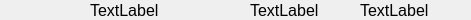
<?xml version="1.0" encoding="UTF-8"?>
<ui version="4.0">
 <class>MyListItem</class>
 <widget class="QWidget" name="MyListItem">
  <property name="geometry">
   <rect>
    <x>0</x>
    <y>0</y>
    <width>471</width>
    <height>20</height>
   </rect>
  </property>
  <property name="windowTitle">
   <string>Form</string>
  </property>
  <widget class="QLabel" name="nameLabel">
   <property name="geometry">
    <rect>
     <x>90</x>
     <y>0</y>
     <width>111</width>
     <height>20</height>
    </rect>
   </property>
   <property name="font">
    <font>
     <pointsize>12</pointsize>
    </font>
   </property>
   <property name="text">
    <string>TextLabel</string>
   </property>
  </widget>
  <widget class="QLabel" name="teacherLabel">
   <property name="geometry">
    <rect>
     <x>250</x>
     <y>0</y>
     <width>85</width>
     <height>20</height>
    </rect>
   </property>
   <property name="font">
    <font>
     <pointsize>12</pointsize>
    </font>
   </property>
   <property name="text">
    <string>TextLabel</string>
   </property>
  </widget>
  <widget class="QLabel" name="deadlineLabel">
   <property name="geometry">
    <rect>
     <x>360</x>
     <y>0</y>
     <width>111</width>
     <height>20</height>
    </rect>
   </property>
   <property name="font">
    <font>
     <pointsize>12</pointsize>
    </font>
   </property>
   <property name="text">
    <string>TextLabel</string>
   </property>
  </widget>
 </widget>
 <resources/>
 <connections/>
</ui>
